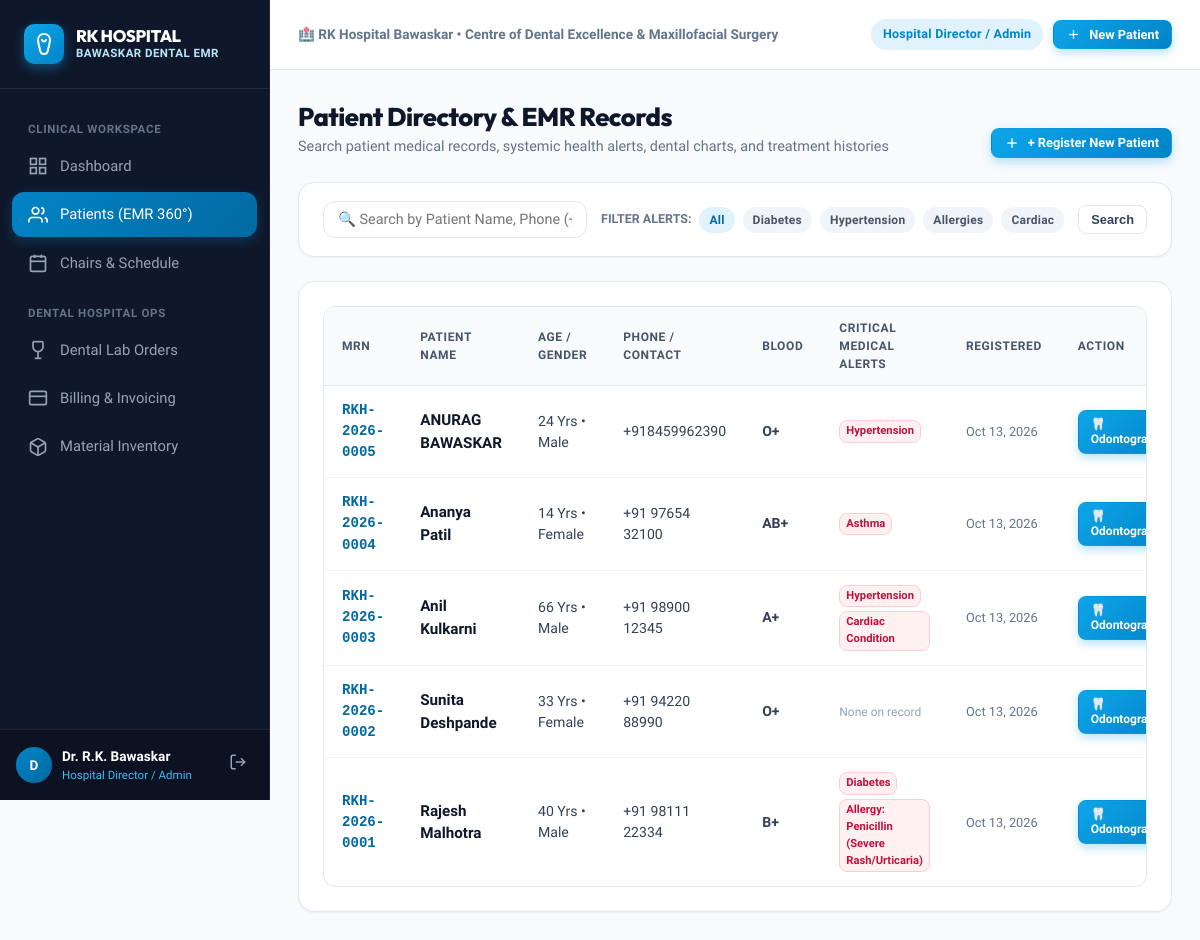
The app's page /patients/ (signed in), older data.
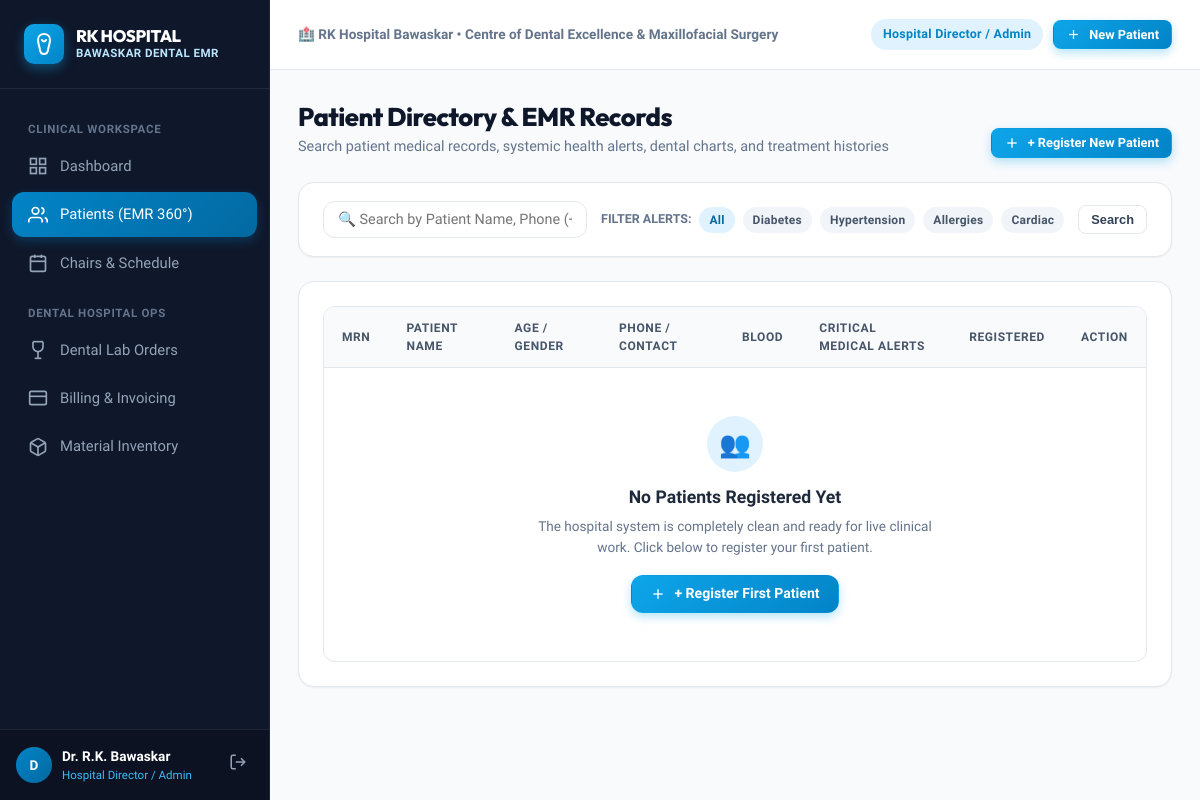
The same page, newer data.
### dental_core/models.py (models this page shows, shortened)
class Patient(models.Model):
    GENDER_CHOICES = [
        ('M', 'Male'),
        ('F', 'Female'),
        ('O', 'Other'),
    ]
    BLOOD_GROUP_CHOICES = [
        ('A+', 'A+'), ('A-', 'A-'),
        ('B+', 'B+'), ('B-', 'B-'),
        ('AB+', 'AB+'), ('AB-', 'AB-'),
        ('O+', 'O+'), ('O-', 'O-'),
        ('UNKNOWN', 'Unknown'),
    ]
    user = models.OneToOneField(User, on_delete=models.SET_NULL, null=True, blank=True, related_name='patient_profile')
    mrn = models.CharField(max_length=30, unique=True, verbose_name="Medical Record Number")
    first_name = models.CharField(max_length=60)
    last_name = models.CharField(max_length=60)
    phone = models.CharField(max_length=20)
    email = models.EmailField(blank=True, null=True)
    date_of_birth = models.DateField(null=True, blank=True)
    gender = models.CharField(max_length=1, choices=GENDER_CHOICES, default='M')
    blood_group = models.CharField(max_length=10, choices=BLOOD_GROUP_CHOICES, default='UNKNOWN')
    address = models.TextField(blank=True, null=True)
    emergency_contact_name = models.CharField(max_length=100, blank=True, null=True)
    emergency_contact_phone = models.CharField(max_length=20, blank=True, null=True)
    has_diabetes = models.BooleanField(default=False)
    has_hypertension = models.BooleanField(default=False)
    has_bleeding_disorder = models.BooleanField(default=False)
    has_cardiac_condition = models.BooleanField(default=False)
    has_asthma = models.BooleanField(default=False)
    is_pregnant = models.BooleanField(default=False)
    has_allergies = models.BooleanField(default=False)
    allergy_details = models.CharField(max_length=255, blank=True, null=True,
                                      help_text="e.g. Penicillin, Latex, NSAIDs, Local Anesthetic")
    current_medications = models.TextField(blank=True, null=True, help_text="e.g. Blood thinners, Aspirin, Insulin")
    medical_history_notes = models.TextField(blank=True, null=True)
    odontogram_state = models.JSONField(default=dict, blank=True, null=True,
                                        help_text="Full React Advanced Odontogram chart JSON state")
    created_at = models.DateTimeField(auto_now_add=True)
    updated_at = models.DateTimeField(auto_now=True)
    class Meta:
        ordering = ['-created_at']
    @property
    def full_name(self):
        return f"{self.first_name} {self.last_name}"
    @property
    def age(self):
        if not self.date_of_birth:
            return None
        today = timezone.now().date()
        return today.year - self.date_of_birth.year - (
            (today.month, today.day) < (self.date_of_birth.month, self.date_of_birth.day)
        )
    def get_active_medical_alerts(self):
        alerts = []
        if self.has_diabetes: alerts.append("Diabetes")
        if self.has_hypertension: alerts.append("Hypertension")
        if self.has_bleeding_disorder: alerts.append("Bleeding Disorder (Caution)")
        if self.has_cardiac_condition: alerts.append("Cardiac Condition")
        if self.has_asthma: alerts.append("Asthma")
        if self.is_pregnant: alerts.append("Pregnancy")
        if self.has_allergies and self.allergy_details:
            alerts.append(f"Allergy: {self.allergy_details}")
        elif self.has_allergies:
            alerts.append("Allergies Present")
        return alerts

### dental_core/views.py (the view, shortened to what this page needs)
# urls.py: path('patients/', views.patient_list, name='patient_list'),
@login_required
def patient_list(request):
    query = request.GET.get('q', '').strip()
    alert_filter = request.GET.get('alert', '')
    patients = Patient.objects.all()
    if alert_filter == 'diabetes':
        patients = patients.filter(has_diabetes=True)
    elif alert_filter == 'hypertension':
        patients = patients.filter(has_hypertension=True)
    elif alert_filter == 'allergy':
        patients = patients.filter(has_allergies=True)
    elif alert_filter == 'cardiac':
        patients = patients.filter(has_cardiac_condition=True)
    elif alert_filter == 'bleeding':
        patients = patients.filter(has_bleeding_disorder=True)
    return render(request, 'patients/patient_list.html', {
        'patients': patients,
        'query': query,
        'alert_filter': alert_filter,
    })

### dental_core/models.py (called while the page is built)
    def is_patient_user(self):
        return self.role == 'PATIENT'

### templates/patients/patient_list.html (shortened to what the changed rows need)
{% extends 'base.html' %}
{% block content %}
<div style="display: flex; justify-content: space-between; align-items: flex-end; margin-bottom: 24px;">
  <div>
    <h1 style="font-size: 1.6rem; font-weight: 800; color: var(--slate-900);">Patient Directory & EMR Records</h1>
  </div>
</div>
<div class="card">
  <div class="table-container">
    <table class="data-table">
      <thead>
        <tr>
          <th>MRN</th>
          <th>Patient Name</th>
          <th>Age / Gender</th>
          <th>Phone / Contact</th>
          <th>Blood</th>
          <th>Critical Medical Alerts</th>
          <th>Registered</th>
          <th>Action</th>
        </tr>
      </thead>
      <tbody>
        {% for p in patients %}
        <tr>
          <td style="font-family: monospace; font-weight: 700; color: var(--primary-700);">
            {{ p.mrn }}
          </td>
          <td>
            <a href="{% url 'patient_detail' p.id %}" style="font-weight: 700; font-size: 0.95rem; color: var(--slate-900);">
              {{ p.full_name }}
            </a>
          </td>
          <td>{{ p.age|default:"--" }} Yrs • {{ p.get_gender_display }}</td>
          <td>{{ p.phone }}</td>
          <td><b>{{ p.blood_group }}</b></td>
          <td>
            {% if p.get_active_medical_alerts %}
              <div style="display: flex; flex-wrap: wrap; gap: 4px;">
                {% for a in p.get_active_medical_alerts %}
                  <span class="alert-tag" style="font-size: 0.7rem; padding: 2px 6px;">{{ a }}</span>
                {% endfor %}
              </div>
            {% else %}
              <span style="font-size: 0.75rem; color: var(--slate-400);">None on record</span>
            {% endif %}
          </td>
          <td style="font-size: 0.8rem; color: var(--slate-500);">{{ p.created_at|date:"M d, Y" }}</td>
          <td>
            <div style="display: flex; gap: 6px;">
              <a href="{% url 'patient_detail' p.id %}?tab=chart" class="btn btn-primary btn-sm" style="font-size: 0.75rem;">
                🦷 Odontogram
              </a>
            </div>
          </td>
        </tr>
        {% empty %}
        <tr>
          <td colspan="8" style="text-align: center; color: var(--slate-500); padding: 48px 20px;">
            <div style="width: 56px; height: 56px; background: #e0f2fe; color: #0284c7; border-radius: 50%; display: flex; align-items: center; justify-content: center; margin: 0 auto 12px; font-size: 1.6rem;">
              👥
            </div>
            <div style="font-size: 1.1rem; font-weight: 800; color: var(--slate-800); margin-bottom: 6px;">
              No Patients Registered Yet
            </div>
            <div style="font-size: 0.85rem; color: var(--slate-500); max-width: 420px; margin: 0 auto 18px;">
              The hospital system is completely clean and ready for live clinical work. Click below to register your first patient.
            </div>
            <a href="{% url 'patient_create' %}" class="btn btn-primary" style="display: inline-flex; align-items: center; gap: 8px;">
              <svg style="width: 16px; height: 16px;" viewBox="0 0 24 24" fill="none" stroke="currentColor" stroke-width="2"><line x1="12" y1="5" x2="12" y2="19"></line><line x1="5" y1="12" x2="19" y2="12"></line></svg>
              + Register First Patient
            </a>
          </td>
        </tr>
        {% endfor %}
      </tbody>
    </table>
  </div>
</div>
{% endblock %}

Row changes from the older to the newer data that the page shows:
removed Patient: mrn "RKH-2026-0005", full_name "ANURAG BAWASKAR", age "24", gender "Male", phone "+918459962390", blood_group "O+", get_active_medical_alerts "Hypertension", created_at "Oct 13, 2026"
removed Patient: mrn "RKH-2026-0004", full_name "Ananya Patil", age "14", gender "Female", phone "+91 97654 32100", blood_group "AB+", get_active_medical_alerts "Asthma", created_at "Oct 13, 2026"
removed Patient: mrn "RKH-2026-0003", full_name "Anil Kulkarni", age "66", gender "Male", phone "+91 98900 12345", blood_group "A+", get_active_medical_alerts "Hypertension" "Cardiac Condition", created_at "Oct 13, 2026"
removed Patient: mrn "RKH-2026-0002", full_name "Sunita Deshpande", age "33", gender "Female", phone "+91 94220 88990", blood_group "O+", has_diabetes "None on record", created_at "Oct 13, 2026"
removed Patient: mrn "RKH-2026-0001", full_name "Rajesh Malhotra", age "40", gender "Male", phone "+91 98111 22334", blood_group "B+", get_active_medical_alerts "Diabetes" "Allergy: Penicillin (Severe Rash/Urticaria)", created_at "Oct 13, 2026"
Text that changed along with them:
text now shown: "👥 No Patients Registered Yet The hospital system is completely clean and ready for live clinical work. Click below to register your first patient. + Register First Patient"
